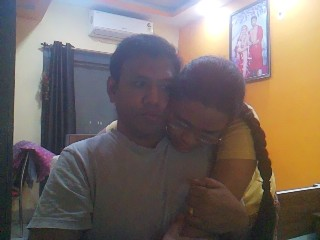
#> input picture images/optical_image.jpg, 320 x 240 px
$ python image-fusion.py
#> lines starting #> are read from the running program, lines starting #| are printed output that depends on the picture
### fusionapi.py
import cv2

def gaussian_pyramid(image, levels):
    """Generate a Gaussian pyramid."""
    pyramid = [image]
    for i in range(levels):
        image = cv2.pyrDown(image)
        pyramid.append(image)
    return pyramid

def laplacian_pyramid(gaussian_pyramid):
    """Generate a Laplacian pyramid from a Gaussian pyramid."""
    laplacian_pyramid = []
    for i in range(len(gaussian_pyramid) - 1):
        size = (gaussian_pyramid[i].shape[1], gaussian_pyramid[i].shape[0])
        gaussian_expanded = cv2.pyrUp(gaussian_pyramid[i + 1], dstsize=size)
        laplacian = cv2.subtract(gaussian_pyramid[i], gaussian_expanded)
        laplacian_pyramid.append(laplacian)
    laplacian_pyramid.append(gaussian_pyramid[-1])  # The smallest Gaussian level
    return laplacian_pyramid

def fuse_pyramids(laplacian_pyramid1, laplacian_pyramid2):
    """Fuse two Laplacian pyramids by taking the average at each level."""
    fused_pyramid = []
    for lap1, lap2 in zip(laplacian_pyramid1, laplacian_pyramid2):
        fused = cv2.addWeighted(lap1, 0.5, lap2, 0.5, 0)
        fused_pyramid.append(fused)
    return fused_pyramid

def reconstruct_from_pyramid(laplacian_pyramid):
    """Reconstruct the image from its Laplacian pyramid."""
    image = laplacian_pyramid[-1]
    for i in range(len(laplacian_pyramid) - 2, -1, -1):
        size = (laplacian_pyramid[i].shape[1], laplacian_pyramid[i].shape[0])
        image = cv2.pyrUp(image, dstsize=size)
        image = cv2.add(image, laplacian_pyramid[i])
    return image

### image-fusion.py
import fusionapi
from fusionapi import cv2
import matplotlib.pyplot as plt

# Load images
visible_image = cv2.imread("images/optical_image.jpg")
#> visible_image is the input picture: shape (240, 320, 3); mean B, G, R 100.8, 107.5, 119.2
thermal_image = cv2.imread("images/thermal_image.png")
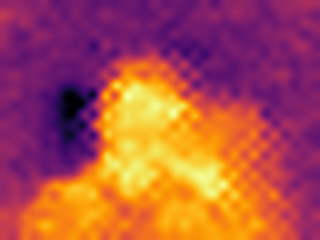
#> input picture images/thermal_image.png, 320 x 240 px
#> thermal_image is the input picture: shape (240, 320, 3); mean B, G, R 76.7, 79.5, 172.3

# Create Gaussian and Laplacian pyramids for both images
levels = 2
gaussian_pyr_vis = fusionapi.gaussian_pyramid(visible_image, levels)
#> the loop in gaussian_pyramid, `for i in range(levels):` made 2 passes
#> pass 1, in gaussian_pyramid, `image = cv2.pyrDown(image)`:
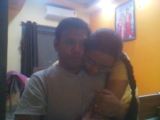
#> image: shape (120, 160, 3); mean of channels 0, 1, 2 101.1, 107.7, 119.3; drawn as B, G, R
#> after the loop in gaussian_pyramid, `for i in range(levels):`: pyramid = 3 items
#> gaussian_pyr_vis = 3 items
gaussian_pyr_therm = fusionapi.gaussian_pyramid(thermal_image, levels)
#> gaussian_pyr_therm = 3 items
laplacian_pyr_vis = fusionapi.laplacian_pyramid(gaussian_pyr_vis)
#> the loop in laplacian_pyramid, `for i in range(len(gaussian_pyramid) - 1):` made 2 passes
#> size on passes 1 to 2: (320, 240), (160, 120)
#> pass 1, in laplacian_pyramid, `laplacian = cv2.subtract(gaussian_pyramid[i], gaussian_expanded)`:
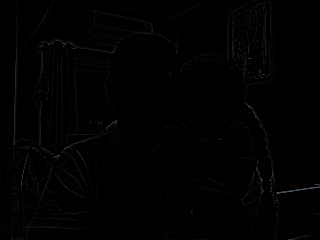
#> laplacian: shape (240, 320, 3); mean of channels 0, 1, 2 1.6, 1.5, 1.6; drawn as B, G, R
#> pass 2, in laplacian_pyramid, `gaussian_expanded = cv2.pyrUp(gaussian_pyramid[i + 1], dstsize=size)`:
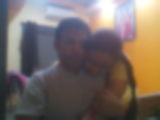
#> gaussian_expanded: shape (120, 160, 3); mean of channels 0, 1, 2 101.1, 107.7, 119.3; drawn as B, G, R
#> after the loop in laplacian_pyramid, `for i in range(len(gaussian_pyramid) - 1):`: laplacian_pyramid = 2 items
#> laplacian_pyr_vis = 3 items
laplacian_pyr_therm = fusionapi.laplacian_pyramid(gaussian_pyr_therm)
#> the loop in laplacian_pyramid (call 2), `for i in range(len(gaussian_pyramid) - 1):` made 2 passes
#> laplacian_pyr_therm = 3 items

# Fuse the Laplacian pyramids
fused_pyramid = fusionapi.fuse_pyramids(laplacian_pyr_vis, laplacian_pyr_therm)
#> the loop in fuse_pyramids, `for lap1, lap2 in zip(laplacian_pyramid1, laplacian_pyramid2):` made 3 passes
#> pass 3, in fuse_pyramids, `fused = cv2.addWeighted(lap1, 0.5, lap2, 0.5, 0)`:
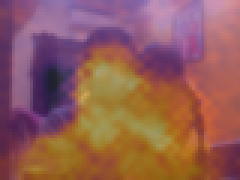
#> fused: shape (60, 80, 3) (shown 3 times larger); mean of channels 0, 1, 2 89.4, 93.5, 145.6; drawn as B, G, R
#> fused_pyramid = 3 items

# Reconstruct the fused image from the fused Laplacian pyramid
fused_image = fusionapi.reconstruct_from_pyramid(fused_pyramid)
#> the loop in reconstruct_from_pyramid, `for i in range(len(laplacian_pyramid) - 2, -1, -1):` made 2 passes
#> (i, size) on pass 2: (0, (320, 240))
#> pass 2, in reconstruct_from_pyramid, `image = cv2.add(image, laplacian_pyramid[i])`:
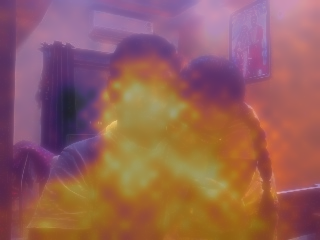
#> image: shape (240, 320, 3); mean of channels 0, 1, 2 91, 95.8, 148.1; drawn as B, G, R

# Initialise the subplot function using number of rows and columns
figure, axis = plt.subplots(1, 3)

# For Sine Function
axis[0].imshow(cv2.cvtColor(visible_image, cv2.COLOR_BGR2RGB))
axis[0].set_title("Visible")

# For Cosine Function
axis[1].imshow(cv2.cvtColor(thermal_image, cv2.COLOR_BGR2RGB))
axis[1].set_title("Thermal")

# For Tangent Function
axis[2].imshow(cv2.cvtColor(fused_image, cv2.COLOR_BGR2RGB))
axis[2].set_title("Blended")

plt.tight_layout()
plt.savefig("images/test.png", dpi=300)
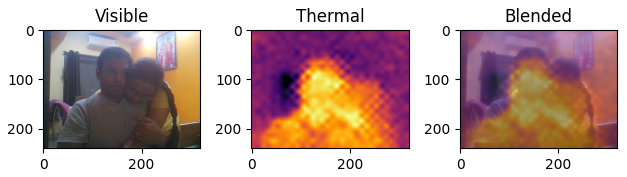
#> figure drawn by matplotlib, 3 panels
plt.show()
